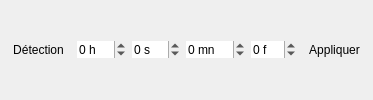
              <widget class="QWidget" name="offsetGroup_3Page1">
               <attribute name="title">
                <string>Offset Montage</string>
               </attribute>
               <layout class="QHBoxLayout" name="horizontalLayout_13">
                <property name="spacing">
                 <number>6</number>
                </property>
                <property name="leftMargin">
                 <number>6</number>
                </property>
                <property name="topMargin">
                 <number>6</number>
                </property>
                <property name="rightMargin">
                 <number>6</number>
                </property>
                <property name="bottomMargin">
                 <number>6</number>
                </property>
                <item>
                 <widget class="QToolButton" name="detectOffsetButton">
                  <property name="toolTip">
                   <string>Détection auto de l'offset</string>
                  </property>
                  <property name="statusTip">
                   <string>Détecte l'offset nécessaire pour que le plus petit timecode soit 00:00:00:00.</string>
                  </property>
                  <property name="text">
                   <string>Détection</string>
                  </property>
                  <property name="icon">
                   <iconset resource="ressources.qrc">
                    <normaloff>:/icons/search</normaloff>:/icons/search</iconset>
                  </property>
                  <property name="iconSize">
                   <size>
                    <width>32</width>
                    <height>32</height>
                   </size>
                  </property>
                  <property name="toolButtonStyle">
                   <enum>Qt::ToolButtonTextBesideIcon</enum>
                  </property>
                  <property name="autoRaise">
                   <bool>true</bool>
                  </property>
                 </widget>
                </item>
                <item>
                 <widget class="QSpinBox" name="hours">
                  <property name="statusTip">
                   <string>Permet de décaler tous les timecodes. Utilisez une valeur positive ou négative.</string>
                  </property>
                  <property name="frame">
                   <bool>false</bool>
                  </property>
                  <property name="suffix">
                   <string> h</string>
                  </property>
                  <property name="minimum">
                   <number>-99</number>
                  </property>
                  <property name="value">
                   <number>0</number>
                  </property>
                 </widget>
                </item>
                <item>
                 <widget class="QSpinBox" name="seconds">
                  <property name="statusTip">
                   <string>Permet de décaler tous les timecodes. Utilisez une valeur positive ou négative.</string>
                  </property>
                  <property name="frame">
                   <bool>false</bool>
                  </property>
                  <property name="suffix">
                   <string> s</string>
                  </property>
                  <property name="minimum">
                   <number>-99</number>
                  </property>
                 </widget>
                </item>
                <item>
                 <widget class="QSpinBox" name="minutes">
                  <property name="statusTip">
                   <string>Permet de décaler tous les timecodes. Utilisez une valeur positive ou négative.</string>
                  </property>
                  <property name="frame">
                   <bool>false</bool>
                  </property>
                  <property name="suffix">
                   <string> mn</string>
                  </property>
                  <property name="minimum">
                   <number>-99</number>
                  </property>
                 </widget>
                </item>
                <item>
                 <widget class="QSpinBox" name="frames">
                  <property name="statusTip">
                   <string>Permet de décaler tous les timecodes. Utilisez une valeur positive ou négative.</string>
                  </property>
                  <property name="frame">
                   <bool>false</bool>
                  </property>
                  <property name="suffix">
                   <string> f</string>
                  </property>
                  <property name="minimum">
                   <number>-99</number>
                  </property>
                 </widget>
                </item>
                <item>
                 <widget class="QToolButton" name="applyOffsetButton">
                  <property name="statusTip">
                   <string>Permet de décaler tous les timecodes.</string>
                  </property>
                  <property name="text">
                   <string>Appliquer</string>
                  </property>
                  <property name="icon">
                   <iconset resource="ressources.qrc">
                    <normaloff>:/icons/apply</normaloff>:/icons/apply</iconset>
                  </property>
                  <property name="iconSize">
                   <size>
                    <width>32</width>
                    <height>32</height>
                   </size>
                  </property>
                  <property name="toolButtonStyle">
                   <enum>Qt::ToolButtonTextBesideIcon</enum>
                  </property>
                  <property name="autoRaise">
                   <bool>true</bool>
                  </property>
                 </widget>
                </item>
               </layout>
              </widget>
